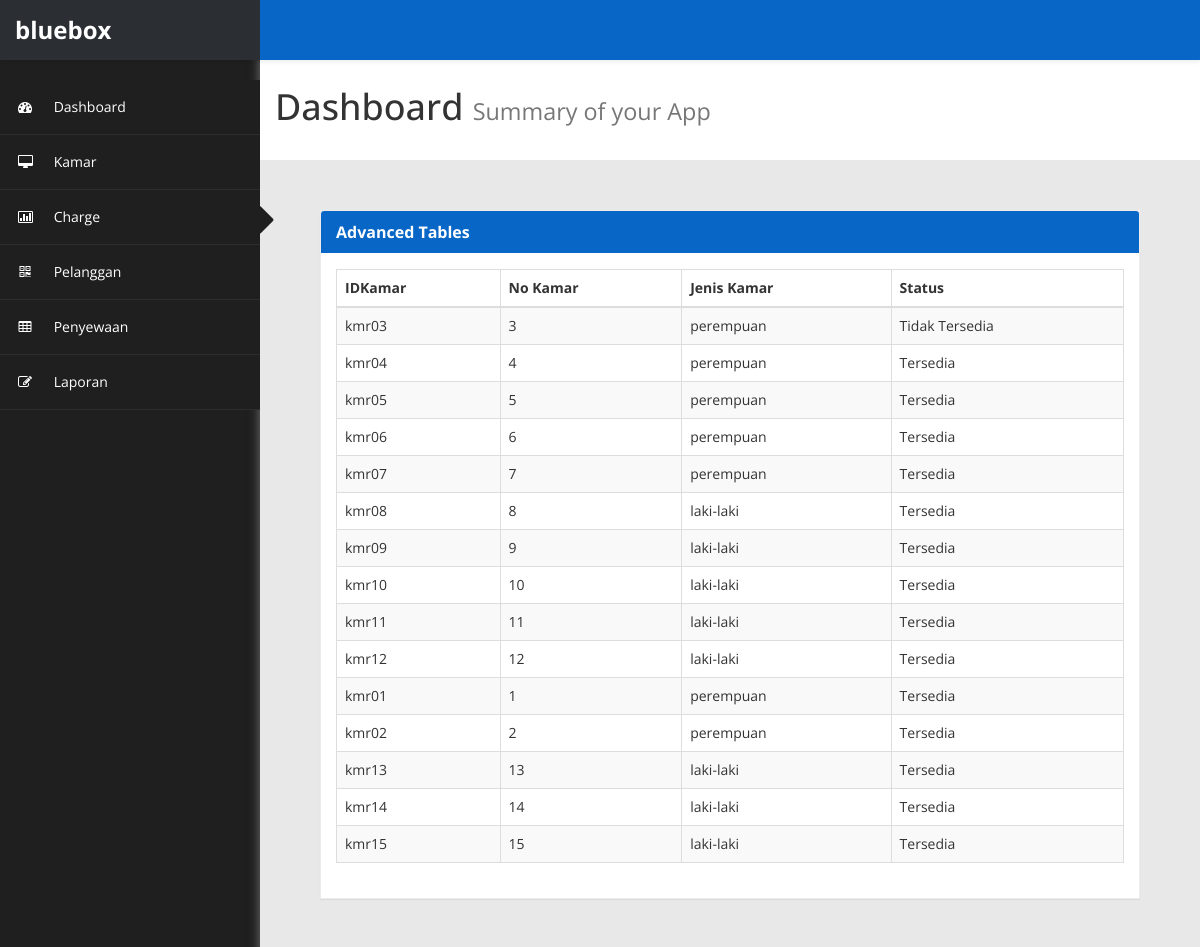
The page /kamar on the database as committed earlier.
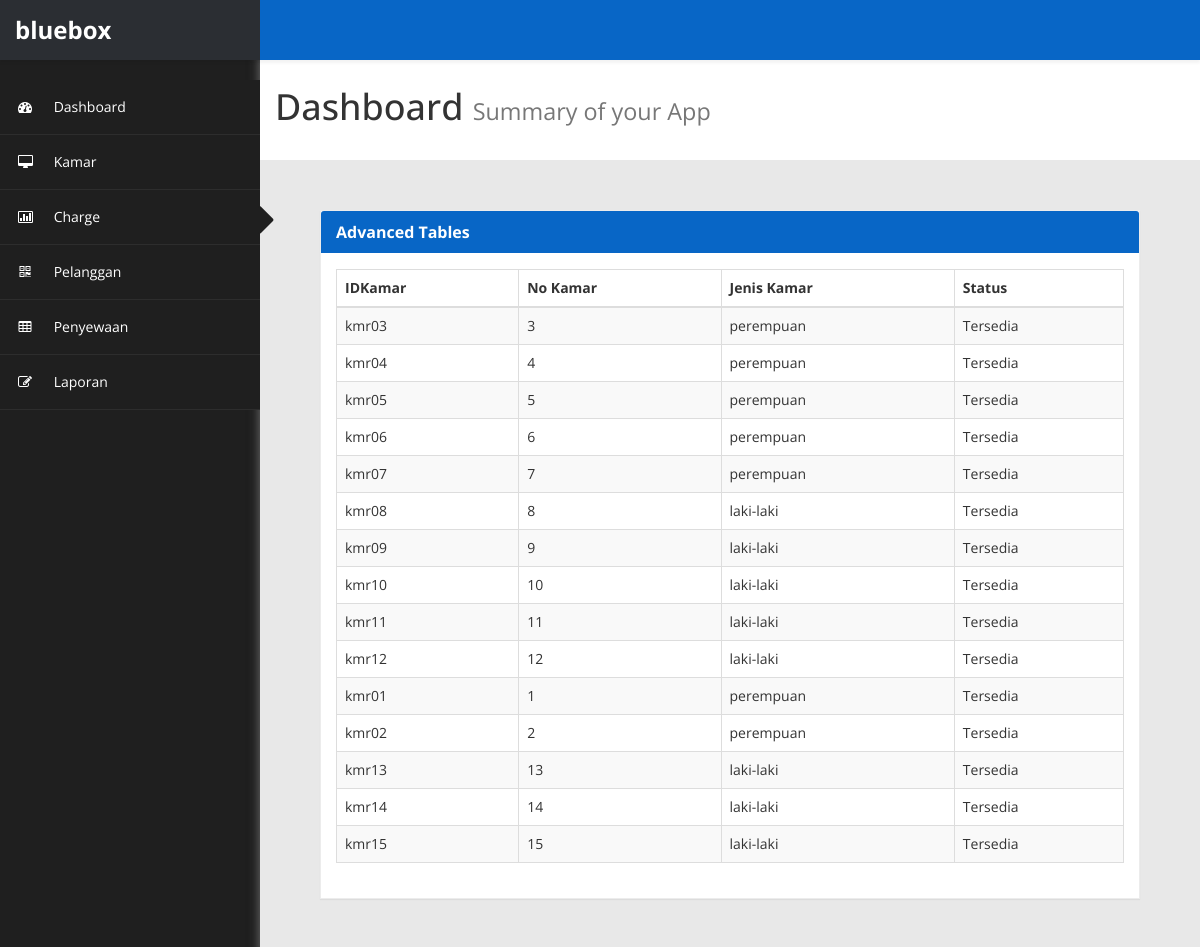
The same page on the database as committed later.
### app/models.py (models this page shows, shortened)
class kamar (models.Model):
    idkamar = models.CharField(max_length=5, primary_key=True)
    nokamar = models.IntegerField()
    jenis = models.CharField(max_length=15, default='laki-laki')
    status = models.BooleanField(default=False)

### app/views.py (the view)
# urls.py: path('kamar',views.kamar,name='kamar'),
def kamar(request):
    kamarobj = models.kamar.objects.all()
    return render(request,'kamar.html',{
        'kamar':kamarobj
    })

### app/templates/kamar.html (shortened to what the changed rows need)
{%load static%}
<!DOCTYPE html>
<html xmlns="http://www.w3.org/1999/xhtml">
<head>
    <link href="{% static 'assets/css/bootstrap.css'%}" rel="stylesheet" />
    <link href="{% static 'assets/css/font-awesome.css'%}" rel="stylesheet" />
    <link href="{% static 'assets/js/morris/morris-0.4.3.min.css'%}" rel="stylesheet" />
    <link href="{% static 'assets/css/custom-styles.css'%}" rel="stylesheet" />
    <link rel="stylesheet" href="{% static 'assets/js/Lightweight-Chart/cssCharts.css'%}">
</head>
<body>
    <div id="wrapper">
		<div id="page-wrapper">
		  <div class="header">
                        <h1 class="page-header">
                            Dashboard <small>Summary of your App</small>
                        </h1>
		</div>
            <div id="page-inner">
                <div id="page-inner">
                    <div class="row">
                        <div class="col-md-12">
                            <div class="panel panel-default">
                                <div class="panel-body">
                                    <div class="table-responsive">
                                        <table class="table table-striped table-bordered table-hover" id="dataTables-example">
                                            <thead>
                                                <tr>
                                                    <th>IDKamar</th>
                                                    <th>No Kamar</th>
                                                    <th>Jenis Kamar</th>
                                                    <th>Status</th>
                                                </tr>
                                            </thead>
                                            <tbody>
                                                {% for item in kamar %}
                                                <tr class="odd gradeX">
                                                    <td>{{item.idkamar}}</td>
                                                    <td>{{item.nokamar}}</td>
                                                    <td>{{item.jenis}}</td>
                                                    {% if item.status == False %}
                                                    <td>Tersedia</td>
                                                    {% else %}
                                                    <td>Tidak Tersedia</td>
                                                    {% endif %}
                                                </tr>
                                                {% endfor %}
                                            </tbody>
                                        </table>
                                    </div>
                                </div>
                            </div>
                        </div>
                    </div>
            </div>
        </div>
    </div>
</body>
</html>

Rows that differ between the two databases and show on the page:
changed kamar "kmr03": status "Tidak Tersedia" → "Tersedia"
